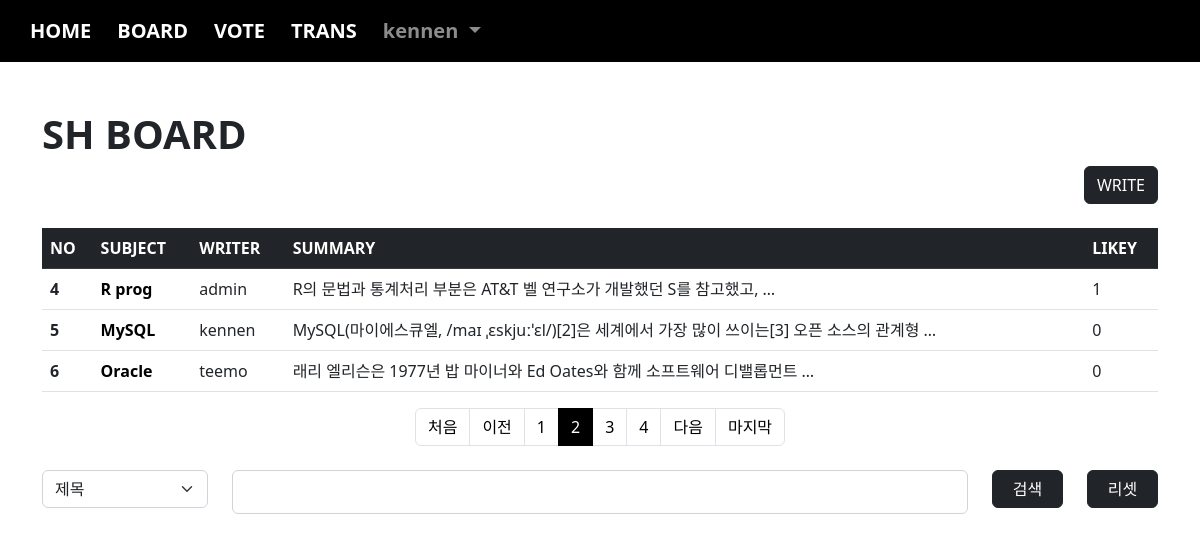
The page /board/index/?page=2&cate=&kw= (signed in) on the database its author committed.
### acc/models.py (models this page shows, shortened)
class User(AbstractUser):
    comment = models.TextField(blank=True)
    point = models.IntegerField(default=0)
    pic = models.ImageField(upload_to="user/%y")

### board/models.py (models this page shows, shortened)
class Board(models.Model):
    subject = models.CharField(max_length=100)
    writer = models.ForeignKey(User, on_delete=models.CASCADE, related_name="writer")
    content = models.TextField()
    pubdate = models.DateTimeField()
    likey = models.ManyToManyField(User, blank=True, related_name="likey")

### board/views.py (the view)
# urls.py: path('index/', views.index, name="index"),
def index(request):
    if request.user.is_anonymous:
        return redirect("acc:login")
    cate = request.GET.get("cate", "")
    kw = request.GET.get("kw", "")
    pg = request.GET.get("page", 1)
    if kw:
        if cate == "sub":
            b = Board.objects.filter(subject__startswith=kw)
        elif cate == "wri":
            try:
                from acc.models import User
                u = User.objects.get(username=kw)
                b = Board.objects.filter(writer=u)
            except:
                b = Board.objects.none()
        elif cate == "con":
            b = Board.objects.filter(content__contains=kw)
    else:
        b = Board.objects.all()
    pag = Paginator(b, 3)
    obj = pag.get_page(pg)
    context = {
        "bset" : obj,
        "cate" : cate,
        "kw" : kw
    }
    return render(request, "board/index.html", context)

### templates/board/index.html (shortened to what this page needs)
{% extends 'base.html' %}
{% block con %}
    {% load mathfilters %}
    <h1><b>SH BOARD</b></h1>
    <div class="text-end">
        <a class="btn btn-dark" href="{% url 'board:create' %}">WRITE</a>
    </div>
    <table class="table table-hover mt-4">
        <thead>
            <tr class="table-dark">
                <th scope="col">NO</th>
                <th scope="col">SUBJECT</th>
                <th scope="col">WRITER</th>
                <th scope="col">SUMMARY</th>
                <th scope="col">LIKEY</th>
            </tr>
        </thead>
        <tbody>
            {% for i in bset %}
                <tr>
                    <th scope="row">{{ bset.start_index|add:forloop.counter0 }}</th>
                    <td><a href="{% url 'board:detail' i.id %}" class="sub">{{ i.subject }}</a></td>
                    <td>{{ i.writer }}</td>
                    <td>{{ i.content |truncatewords:10 }}</td>
                    <td>{{ i.likey.count }}</td>
                </tr>
            {% endfor %}
        </tbody>
    </table>
    <nav aria-label="Page navigation example">
        <ul class="pagination justify-content-center">
            {% if bset.has_previous %}
                <li class="page-item"><a class="page-link" href="{% url 'board:index' %}?page=1&cate={{cate}}&kw={{kw}}">처음</a></li>
                <li class="page-item"><a class="page-link" href="{% url 'board:index' %}?page={{ bset.previous_page_number }}&cate={{cate}}&kw={{kw}}">이전</a></li>
            {% else %}
                <li class="page-item disabled"><a class="page-link">처음</a></li>
                <li class="page-item disabled"><a class="page-link">이전</a></li>
            {% endif %}
            {% for i in bset.paginator.page_range %}
                {% if bset.number|add:2 >= i and i >= bset.number|sub:2 %}
                    <li class="page-item {% if bset.number == i %}active{% endif %}"><a class="page-link" href="{% url 'board:index' %}?page={{i}}&cate={{cate}}&kw={{kw}}">{{i}}</a></li>
                {% endif %}
            {% endfor %}
            {% if bset.has_next %}
                <li class="page-item"><a class="page-link" href="{% url 'board:index' %}?page={{bset.next_page_number}}&cate={{cate}}&kw={{kw}}">다음</a></li>
                <li class="page-item"><a class="page-link" href="{% url 'board:index' %}?page={{ bset.paginator.num_pages }}&cate={{cate}}&kw={{kw}}">마지막</a></li>
            {% else %}
                <li class="page-item disabled"><a class="page-link">다음</a></li>
                <li class="page-item disabled"><a class="page-link">마지막</a></li>
            {% endif %}
        </ul>
    </nav>
    <form>
        <div class="mt-4 row">
            <div class="col-sm-2">
                <select name="cate" class="form-select">
                    <option value="sub" {% if cate == "sub" %} selected {% endif %}>제목</option>
                </select>
            </div>
            <div class="col-sm-8">
                <input type="text" name="kw" value="{{kw}}" class="form-control">
            </div>
            <div class="col-sm-1">
                <button class="btn btn-dark" style="width: 100%;">검색</button>
            </div>
            <div class="col-sm-1">
                <a class="btn btn-dark" href="{% url 'board:index' %}" style="width: 100%;">리셋</a>
            </div>
        </div>
    </form>
{% endblock %}

### templates/base.html (shortened to what this page needs)
<!doctype html>
<html lang="en">
    <head>
        <link href="https://cdn.jsdelivr.net/npm/bootstrap@5.2.2/dist/css/bootstrap.min.css" rel="stylesheet">
    </head>
    <body>
        {% if user.is_authenticated %}
            <nav class="navbar navbar-expand-lg navbar-dark" style="background-color: rgb(0, 0, 0);">
                <div class="container-fluid">
                    <div class="collapse navbar-collapse" id="navbarSupportedContent">
                        <ul class="navbar-nav me-auto mb-2 mb-lg-0">
                            <li class="nav-item">
                                <a class="nav-link active" aria-current="page" href="{% url 'acc:index' %}">HOME</a>
                            </li>
                            <li class="nav-item">
                                <a class="nav-link active" aria-current="page" href="{% url 'board:index' %}">BOARD</a>
                            </li>
                            <li class="nav-item">
                                <a class="nav-link active" aria-current="page" href="{% url 'vote:index' %}">VOTE</a>
                            </li>
                            <li class="nav-item">
                                <a class="nav-link active" aria-current="page" href="{% url 'trans:index' %}">TRANS</a>
                            </li>
                            <li class="nav-item dropdown">
                                <a class="nav-link dropdown-toggle" href="#" role="button" data-bs-toggle="dropdown" aria-expanded="false">
                                    {{ user }}
                                </a>
                            </li>
                        </ul>
                    </div>
                </div>
            </nav>
        {% endif %}
        <div class="container mt-5 mb-5">
            {% block con %}
            {% endblock %}
        </div>
    </body>
</html>

### templates/board/index.html (style rules this page uses)
.sub { text-decoration: none; color: black; font-weight: bold; }
.active>.page-link { color: white; background-color: #000000; border-color: #000000; }
.page-link { color:black; }
.pagination { --bs-pagination-hover-color: #ffffff; --bs-pagination-hover-bg: rgb(0, 0, 0); }

### templates/base.html (style rules this page uses)
.nav-item { font-size: 20px; font-weight: bold; margin-left: 10px; }
.form-control { font-weight: bold; font-size: 20px; }

### rows shown on the page
User: username "kennen"
Board: start_index|add "4", subject "R prog", writer "admin", content "R의 문법과 통계처리 부분은 AT&T 벨 연구소가 개발했던 S를 참고했고, …", likey.count "1"
Board: start_index|add "5", subject "MySQL", writer "kennen", content "MySQL(마이에스큐엘, /maɪ ˌɛskjuːˈɛl/)[2]은 세계에서 가장 많이 쓰이는[3] 오픈 소스의 관계형 …", likey.count "0"
Board: start_index|add "6", subject "Oracle", writer "teemo", content "래리 엘리슨은 1977년 밥 마이너와 Ed Oates와 함께 소프트웨어 디밸롭먼트 …", likey.count "0"

### other values the page prints
{{ i }} "1" "2" "3" "4"
